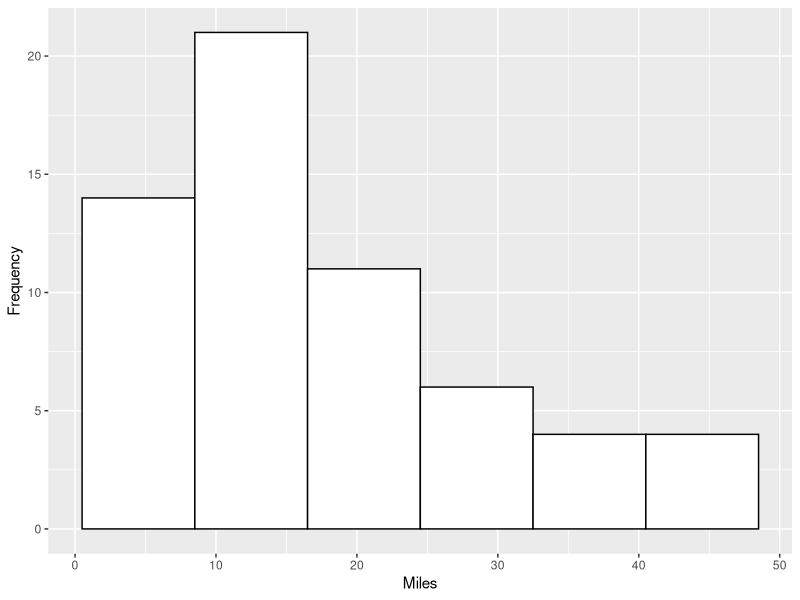
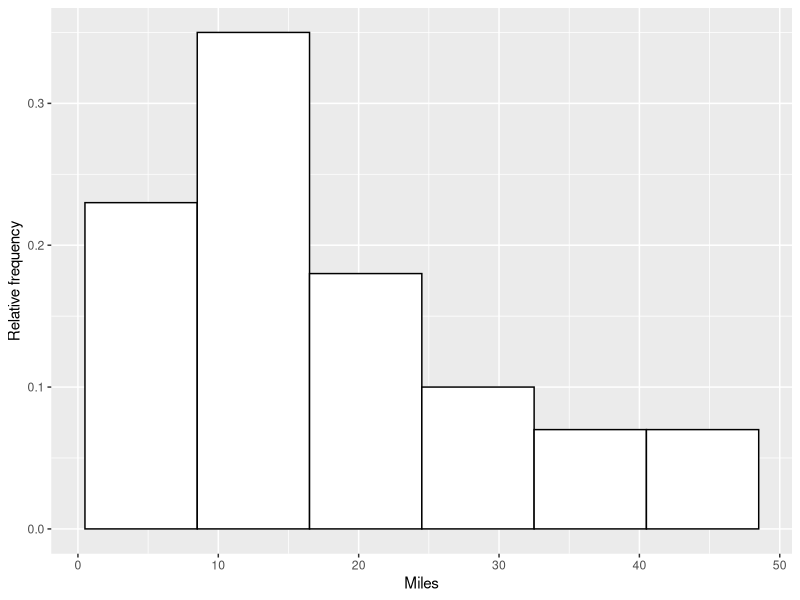

These figures' R source, in order:
# UNDERSTANDING BASIC STATISTICS
# BRASE & BRASE
# 2024-07-24

# PACKAGES ----------------------------------------------------------------

library(plyr)
library(tidyverse)

# 2. ORGANIZING DATA ------------------------------------------------------
## 2.1. FREQUENCY DISTRIBUTIONS, HISTOGRAMS, AND RELATED TOPICS -----------

miles <- c(13, 47, 10, 3, 16, 20, 17, 40, 4, 2,
           7, 25, 8, 21, 19, 15, 3, 17, 14, 6,
           12, 45, 1, 8, 4, 16, 11, 18, 23, 12,
           6, 2, 14, 13, 7, 15, 46, 12, 9, 18,
           34, 13, 41, 28, 36, 17, 24, 27, 29, 9,
           14, 26, 10, 24, 37, 31, 8, 16, 12, 16)

class_width <- plyr::round_any(
  x = (max(miles) - min(miles)) / 6, 
  accuracy = 1,
  f = ceiling
  )

class_limits <- tibble(
  lower_cl = seq(from = 1, by = class_width, length.out = 6),
  upper_cl = seq(from = class_width, by = class_width, length.out = 6)
)

counts <- list()

for (i in 1:nrow(class_limits)) {
  
  counts[[i]] <- miles |>
    as_tibble() |> 
    filter(between(value, class_limits$lower_cl[i],
                   class_limits$upper_cl[i])) |> 
    nrow()
  }

miles_freq <- class_limits |> 
  mutate(frequency = unlist(counts),
         class_midpoint = (lower_cl + upper_cl) / 2,
         lower_cb = lower_cl - 0.5,
         upper_cb = upper_cl + 0.5) |> 
  select(lower_cl, upper_cl, lower_cb, upper_cb,
         frequency, class_midpoint)

miles_rel_freq <- miles_freq |> 
  mutate(relative_frequency = round(frequency / sum(frequency), 2))

miles_rel_freq |> 
  ggplot() +
  geom_rect(aes(xmin = lower_cb, xmax = upper_cb,
                ymin = 0, ymax = frequency),
            col = "black", fill = "white") +
  labs(x = "Miles", y = "Frequency")

miles_rel_freq |> 
  ggplot() +
  geom_rect(aes(xmin = lower_cb, xmax = upper_cb,
                ymin = 0, ymax = relative_frequency),
            col = "black", fill = "white") +
  labs(x = "Miles", y = "Relative frequency")

waiting <- c(1, 5, 5, 6, 7, 4, 8, 7, 6, 5,
             5, 6, 7, 6, 6, 5, 8, 9, 9, 10,
             7, 8, 11, 2, 4, 6, 5, 12, 13, 6,
             3, 7, 8, 8, 9, 9, 10, 9, 8, 9)
